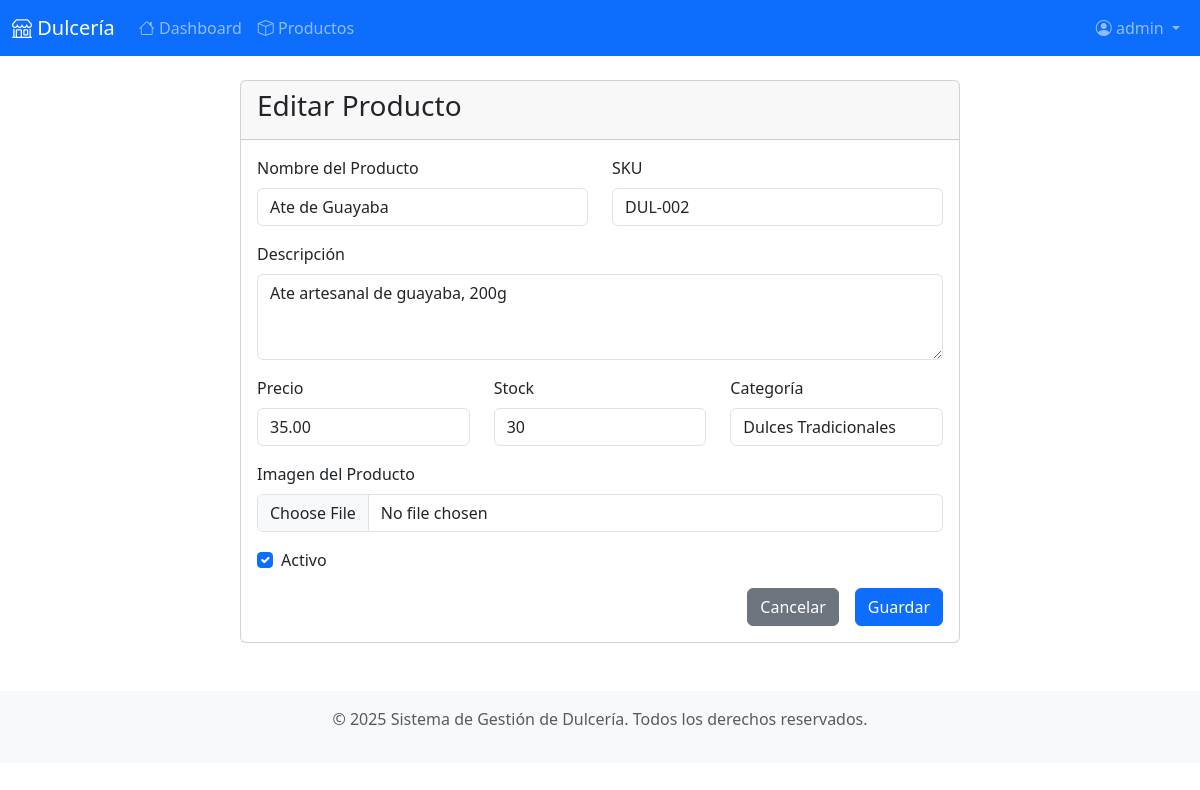
The app's page /products/edit/2/ (signed in) with its own data.
### production/models.py (models this page shows, shortened)
class Product(models.Model):
    name = models.CharField(max_length=200, verbose_name='Nombre')
    sku = models.CharField(max_length=50, unique=True, verbose_name='SKU')
    description = models.TextField(blank=True, verbose_name='Descripción')
    price = models.DecimalField(max_digits=10, decimal_places=2, verbose_name='Precio')
    stock = models.PositiveIntegerField(default=0, verbose_name='Stock')
    is_active = models.BooleanField(default=True, verbose_name='Activo')
    imagen = models.ImageField(upload_to='productos/', null=True, blank=True, verbose_name='Imagen')
    created_at = models.DateTimeField(auto_now_add=True, verbose_name='Fecha de creación')
    updated_at = models.DateTimeField(auto_now=True, verbose_name='Fecha de actualización')
    category = models.ForeignKey(Category, on_delete=models.PROTECT, verbose_name='Categoría')
    class Meta:
        verbose_name = 'Producto'
        verbose_name_plural = 'Productos'
        ordering = ['name']

### production/views.py (the view)
# urls.py: path("products/edit/<int:pk>/", views.product_edit, name="product_edit"),
@login_required
def product_edit(request, pk):
    product = get_object_or_404(Product, pk=pk)
    if request.method == 'POST':
        form = ProductForm(request.POST, request.FILES, instance=product)  # Incluir request.FILES
        if form.is_valid():
            form.save()
            messages.success(request, 'Producto actualizado exitosamente.')
            return redirect('products_list')
    else:
        form = ProductForm(instance=product)
    context = {
        'form': form,
        'title': 'Editar Producto',
        'product': product
    }
    return render(request, "production/product_form.html", context)

### production/forms.py
class ProductForm(forms.ModelForm):
    class Meta:
        model = Product
        fields = ['name', 'sku', 'description', 'price', 'stock', 'is_active', 'imagen', 'category']
        widgets = {
            'name': forms.TextInput(attrs={'class': 'form-control'}),
            'sku': forms.TextInput(attrs={'class': 'form-control'}),
            'description': forms.Textarea(attrs={'class': 'form-control', 'rows': 3}),
            'price': forms.NumberInput(attrs={'class': 'form-control', 'step': '0.01'}),
            'stock': forms.NumberInput(attrs={'class': 'form-control'}),
            'is_active': forms.CheckboxInput(attrs={'class': 'form-check-input'}),
            'imagen': forms.FileInput(attrs={'class': 'form-control'}),
            'category': forms.Select(attrs={'class': 'form-control'}),
        }
        labels = {
            'name': 'Nombre del Producto',
            'sku': 'SKU',
            'description': 'Descripción',
            'price': 'Precio',
            'stock': 'Stock',
            'is_active': 'Activo',
            'imagen': 'Imagen del Producto',
            'category': 'Categoría',
        }

### production/models.py (called while the page is built)
    def __str__(self):
        return self.name

### templates/production/product_form.html (shortened to what this page needs)
{% extends "base.html" %}
{% load static %}
{% block content %}
<div class="container mt-4">
    <div class="row">
        <div class="col-md-8 mx-auto">
            <div class="card">
                <div class="card-header">
                    <h3 class="card-title">{{ title }}</h3>
                </div>
                <div class="card-body">
                    <form method="post" enctype="multipart/form-data">
                        <div class="row">
                            <div class="col-md-6">
                                <div class="mb-3">
                                    <label for="{{ form.name.id_for_label }}" class="form-label">{{ form.name.label }}</label>
                                    {{ form.name }}
                                </div>
                            </div>
                            <div class="col-md-6">
                                <div class="mb-3">
                                    <label for="{{ form.sku.id_for_label }}" class="form-label">{{ form.sku.label }}</label>
                                    {{ form.sku }}
                                </div>
                            </div>
                        </div>
                        <div class="mb-3">
                            <label for="{{ form.description.id_for_label }}" class="form-label">{{ form.description.label }}</label>
                            {{ form.description }}
                        </div>
                        <div class="row">
                            <div class="col-md-4">
                                <div class="mb-3">
                                    <label for="{{ form.price.id_for_label }}" class="form-label">{{ form.price.label }}</label>
                                    {{ form.price }}
                                </div>
                            </div>
                            <div class="col-md-4">
                                <div class="mb-3">
                                    <label for="{{ form.stock.id_for_label }}" class="form-label">{{ form.stock.label }}</label>
                                    {{ form.stock }}
                                </div>
                            </div>
                            <div class="col-md-4">
                                <div class="mb-3">
                                    <label for="{{ form.category.id_for_label }}" class="form-label">{{ form.category.label }}</label>
                                    {{ form.category }}
                                </div>
                            </div>
                        </div>
                        <div class="mb-3">
                            <label for="{{ form.imagen.id_for_label }}" class="form-label">{{ form.imagen.label }}</label>
                            {{ form.imagen }}
                        </div>
                        <div class="mb-3">
                            <div class="form-check">
                                {{ form.is_active }}
                                <label class="form-check-label" for="{{ form.is_active.id_for_label }}">
                                    {{ form.is_active.label }}
                                </label>
                            </div>
                        </div>
                        <div class="d-grid gap-2 d-md-flex justify-content-md-end">
                            <a href="{% url 'products_list' %}" class="btn btn-secondary me-md-2">Cancelar</a>
                            <button type="submit" class="btn btn-primary">Guardar</button>
                        </div>
                    </form>
                </div>
            </div>
        </div>
    </div>
</div>
{% endblock %}

### templates/base.html (shortened to what this page needs)
<!DOCTYPE html>
<html lang="es">
<head>
    <link href="https://cdn.jsdelivr.net/npm/bootstrap@5.3.3/dist/css/bootstrap.min.css" rel="stylesheet" />
    <link href="https://cdn.jsdelivr.net/npm/bootstrap-icons@1.11.0/font/bootstrap-icons.css" rel="stylesheet" />
</head>
<body>
    <nav class="navbar navbar-expand-lg navbar-dark bg-primary">
        <div class="container-fluid">
            <a class="navbar-brand" href="{% url 'dashboard' %}">
                <i class="bi bi-shop"></i> Dulcería
            </a>
            <div class="collapse navbar-collapse" id="navbarNav">
                <ul class="navbar-nav me-auto">
                    {% if user.is_authenticated %}
                        <li class="nav-item">
                            <a class="nav-link" href="{% url 'dashboard' %}">
                                <i class="bi bi-house"></i> Dashboard
                            </a>
                        </li>
                        <li class="nav-item">
                            <a class="nav-link" href="{% url 'products_list' %}">
                                <i class="bi bi-box"></i> Productos
                            </a>
                        </li>
                    {% endif %}
                </ul>
                <ul class="navbar-nav">
                    {% if user.is_authenticated %}
                        <li class="nav-item dropdown">
                            <a class="nav-link dropdown-toggle" href="#" role="button" data-bs-toggle="dropdown">
                                <i class="bi bi-person-circle"></i> {{ user.username }}
                            </a>
                        </li>
                    {% else %}
                        <li class="nav-item">
                            <a class="nav-link" href="{% url 'login' %}">
                                <i class="bi bi-box-arrow-in-right"></i> Entrar
                            </a>
                        </li>
                    {% endif %}
                </ul>
            </div>
        </div>
    </nav>
    <main class="container my-4">
        {% block content %}
        {% endblock %}
    </main>
    <footer class="bg-light text-center text-muted py-3 mt-5">
        <div class="container">
            <p>&copy; 2025 Sistema de Gestión de Dulcería. Todos los derechos reservados.</p>
        </div>
    </footer>
</body>
</html>

### records on screen
Product: name "Ate de Guayaba", sku "DUL-002", description "Ate artesanal de guayaba, 200g", price "35.00", stock "30", category "Dulces Tradicionales", is_active "☑"

### other values on screen
{{ user.username }} "admin"
{{ title }} "Editar Producto"
